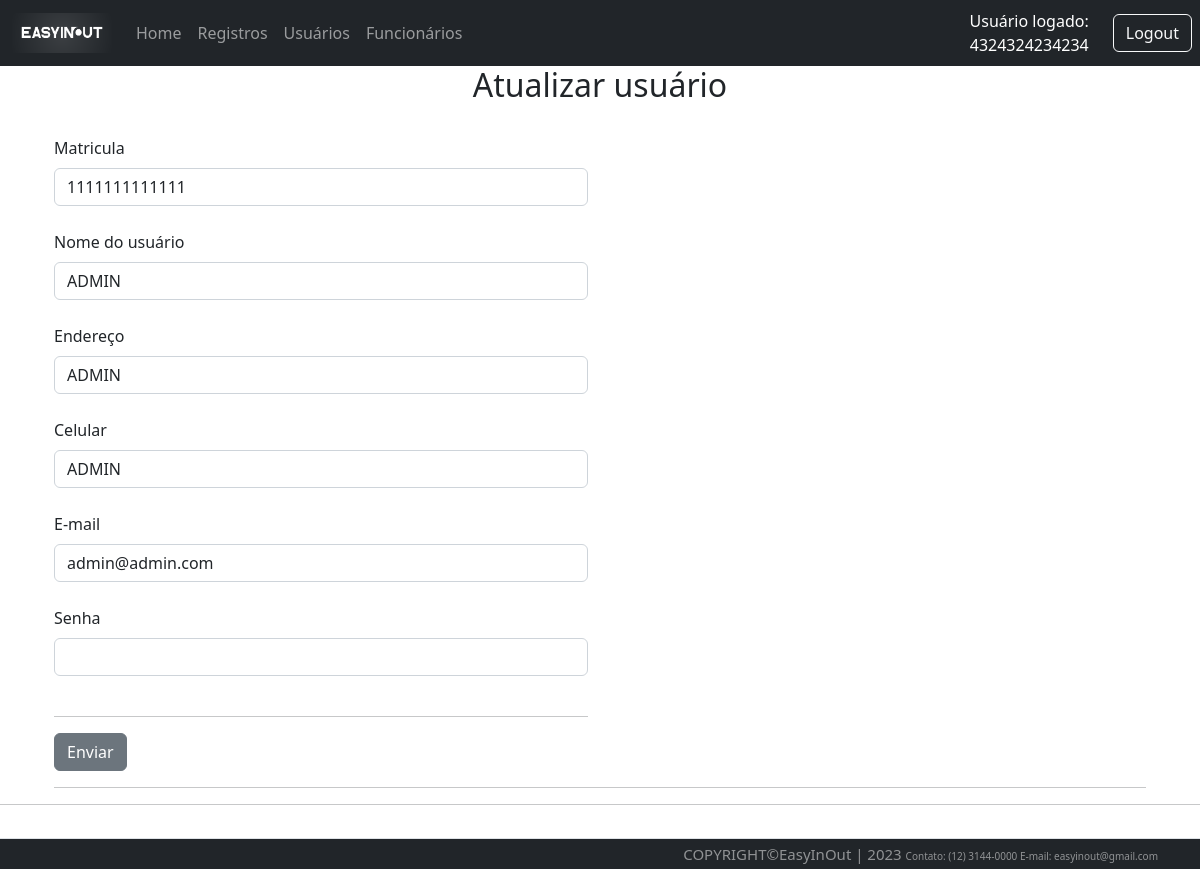
Screenshot of /func/1/updateFunc (signed in) with the database file from the repository.
### Src/Model/BancoDados.py (models this page shows, shortened)
class FuncBd(UserMixin,db.Model):
  id = db.Column(db.Integer, primary_key=True, autoincrement=True)
  mat = db.Column(db.Integer, unique=True)
  nome = db.Column(db.String(150))
  endereco = db.Column(db.String(150))
  contato = db.Column(db.String(150))
  email = db.Column(db.String(150))
  senha = db.Column(db.String(150))

### Src/View/Func.py (the view, shortened to what this page needs)
@Func.route('/<int:id>/updateFunc', methods=['GET','POST'])
@login_required
def updateFunc(id):
  _registro=request.form.get('mat')
  _nome=request.form.get('nome')
  _endereco=request.form.get('endereco')
  _contato=request.form.get('contato')
  _email=request.form.get('email')
  _senha=request.form.get('senha')
  _func = FuncBd.query.filter_by(id=id).first()
  return render_template('atualizarFuncionario.html', func=_func)

### Src/View/Login.py (called while the page is built)
@login_manager.user_loader
def load_user(employee_id):
  funcionario = FuncBd.query.filter_by(id=employee_id).first()
  return funcionario

### Templates/atualizarFuncionario.html (shortened to what this page needs)
{% extends 'base.html' %}
{% block conteudo %}
<h2 style="text-align: center;">Atualizar usuário</h2><br>
<div class="container">
<form method="POST" action="{{url_for('router.func.updateFunc', id=func.id)}}">
  <div class="row">
    <div class="col-sm-6">
      <label class="form-label" for="form3Example4">Matricula</label>
      <input type="text" minlength="6" maxlength="13" class="form-control" name="mat" value="{{func.mat}}"><br>
      <label class="form-label" for="form3Example4">Nome do usuário</label>
      <input type="text" class="form-control" name="nome" value="{{func.nome}}"><br>
      <label class="form-label" for="form3Example4">Endereço</label>
      <input type="text" class="form-control" name="endereco" value="{{func.endereco}}"><br>
      <label class="form-label" for="form3Example4">Celular</label>
      <input type="text" class="form-control" name="contato" value="{{func.contato}}" id="celular"><br>
      <label class="form-label" for="form3Example4">E-mail</label>
      <input type="text" class="form-control" name="email" value="{{func.email}}"><br>
      <label class="form-label" for="form3Example4">Senha</label>
      <input type="password" class="form-control" name="senha"><br>
      <hr>
      <button type="submit" name="bt1" value="1" class="btn btn-secondary">Enviar</button>
    </div>
  </div>
  <hr>
</div>
{% endblock conteudo %}

### Templates/top.html (shortened to what this page needs)
<div id="containers">
{% if not current_user.nome %}
<nav class="navbar navbar-expand-lg navbar-dark bg-dark">
          <div class="container-fluid">
              <a class="navbar-brand" href="{{url_for('router.home.index')}}">
                <img src="{{url_for('static', filename='Images/easyinout.png')}}"
             style="width: 100px; height: 40px;">
              </a>
              <div class="collapse navbar-collapse" id="navbarSupportedContent">
                  <ul class="navbar-nav me-auto mb-2 mb-lg-0">
                    <li class="nav-item">
                        <a class="nav-link" href="{{url_for('router.home.index')}}">Home</a>
                    </li>
                    <li class="nav-item">
                        <a class="nav-link" href="{{url_for('router.about.sobre')}}">Sobre Nós</a>
                    </li>
                  </ul>
              </div>
              <div class="text-end">
                  <a type="button" class="btn btn-outline-light me-2" href="{{url_for('router.login.login')}}">Login</a>
              </div>
          </div>
      </nav>
{% else %}
        <nav class="navbar navbar-expand-lg navbar-dark bg-dark">
            <div class="container-fluid">
                <a class="navbar-brand" href="{{url_for('router.home.index')}}">
                  <img src="{{url_for('static', filename='Images/easyinout.png')}}"
             style="width: 100px; height: 40px;">
                </a>
                <div class="collapse navbar-collapse"
                    id="navbarSupportedContent">
                    <ul class="navbar-nav me-auto mb-2 mb-lg-0">
                        <li class="nav-item">
                            <a class="nav-link" href="{{url_for('router.home.index')}}">Home</a>
                        </li>
                        <li class="nav-item">
                            <a class="nav-link" href="{{url_for('router.traffic.list')}}">Registros</a>
                        </li>
                        <li class="nav-item">
                            <a class="nav-link"href="{{url_for('router.user.listUser')}}">Usuários</a>
                        </li>
                        <li class="nav-item">
                            <a class="nav-link"href="{{url_for('router.func.listFunc')}}">Funcionários</a>
                        </li>
                    </ul>
                </div>
            </div>
            <div class="text-end me-4" style="text-align:right; color:white; width:500px ">
              Usuário logado:<br>{{current_user.nome}}
            </div>
            <div class="text-end">
                <a type="button" class="btn btn-outline-light me-2" href="{{url_for('router.login.logout')}}">Logout</a>
            </div>
        </nav>
</div>
{% endif %}

### Templates/base.html (style rules this page uses)
body { min-height: 100% }

### rows the page displays
FuncBd: nome "4324324234234"
FuncBd: mat "1111111111111", nome "ADMIN", endereco "ADMIN", contato "ADMIN", email "admin@admin.com"
